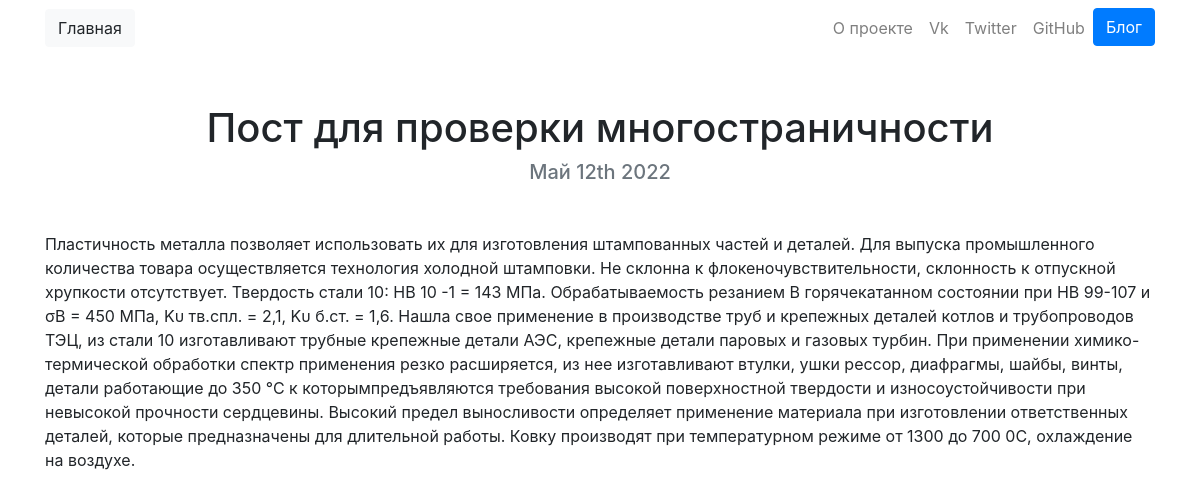
Page /blog/23/ on the committed database.
### blog/models.py (models this page shows, shortened)
class Post(models.Model):
    title = models.CharField(max_length=200)
    description = models.TextField()
    date = models.DateField()

### blog/views.py (the view)
# urls.py: path('<int:post_id>/', views.detail, name = 'detail'),
def detail(request, post_id):
    post = get_object_or_404(Post, pk = post_id)
    return render(request, 'blog/detail.html', {'post' : post})

### blog/templates/blog/detail.html
{% extends "portfolio/base.html" %}
{% load static %}
{% block content %}
<h1 class="text-center mt-5" id="blogdetailtitle">{{ post.title }}</h1>
<h5 class="text-center text-muted mb-5">{{ post.date|date:'F jS Y' }}</h5>
{{ post.description|safe }}
{% endblock %}

### rows in the picture
Post: title "Пост для проверки многостраничности", date "Май 12th 2022", description "Пластичность металла позволяет использовать их для изготовления штампованных частей и деталей. Для выпуска промышленного количества товара осуществляется технология холодной штамповки. Не склонна к флокеночувствительности, склонность к отпускной хрупкости отсутствует. Твердость стали 10: HB 10 -1 = 143 МПа. Обрабатываемость резанием В горячекатанном состоянии при НВ 99-107 и σB = 450 МПа, Kυ тв.спл. = 2,1, Kυ б.ст. = 1,6. Нашла свое применение в производстве труб и крепежных деталей котлов и трубопроводов ТЭЦ, из стали 10 изготавливают трубные крепежные детали АЭС, крепежные детали паровых и газовых турбин. При применении химико-термической обработки спектр применения резко расширяется, из…"
